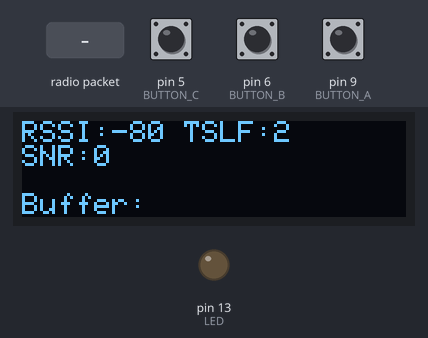
The sketch below on a simulated Arduino Uno, built for the host (arithmetic inside an expression is 32-bit, double 64-bit). Shown: 128×32 one-colour display, output pins drawn as LEDs (lit = HIGH). The test bench sets the inputs (shaded band); at power-on: pin 5 (BUTTON_C) HIGH, pin 9 (BUTTON_A) HIGH, pin 6 (BUTTON_B) HIGH. The display library's start-up logo is not drawn; no radio packets arrive unless stated; pins used as bus, display or sensor lines are not drawn.

Above: at 2.6 s.
2.7 s: pin 5 (BUTTON_C) pulled LOW for 0.15 s
At 3.4 s:
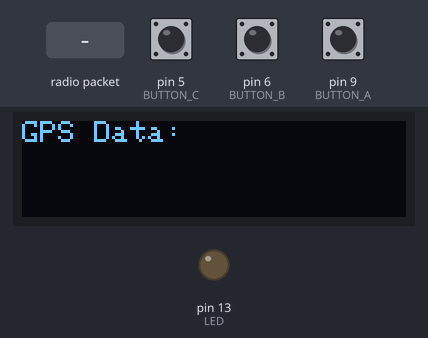
4.3 s: pin 9 (BUTTON_A) pulled LOW for 0.15 s
At 7.1 s:
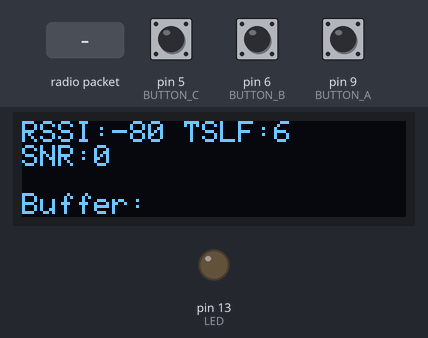
7.4 s: pin 6 (BUTTON_B) pulled LOW for 0.15 s
At 8.2 s:
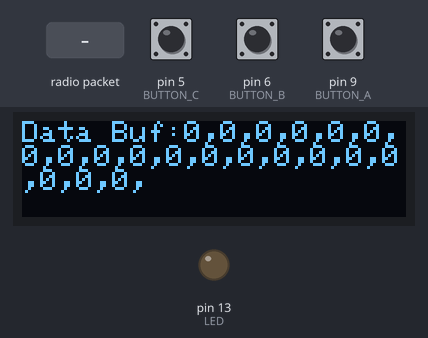
9.0 s: radio packet "1" arrives
At 10.5 s:
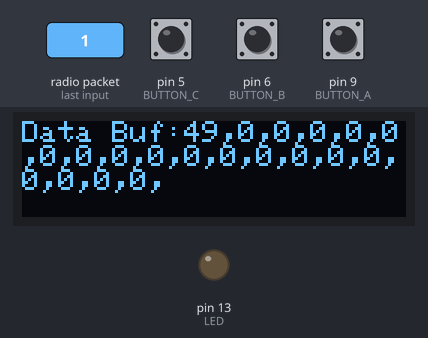
11.5 s: pin 9 (BUTTON_A) pulled LOW for 1 s
At 12.9 s:
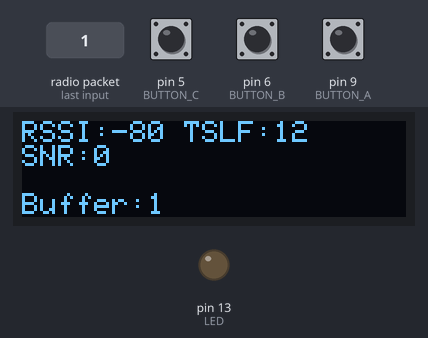
15.5 s: pin 5 (BUTTON_C) pulled LOW for 1 s
At 16.8 s:
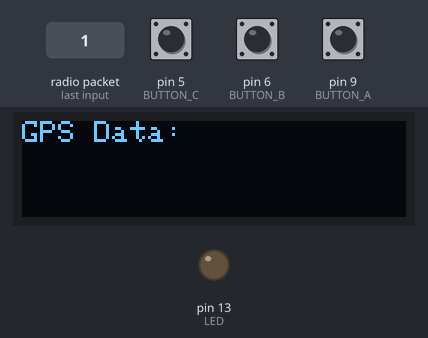
Timing chart, 0 to 18.5 s (numbered marks = the images above; inputs shaded):
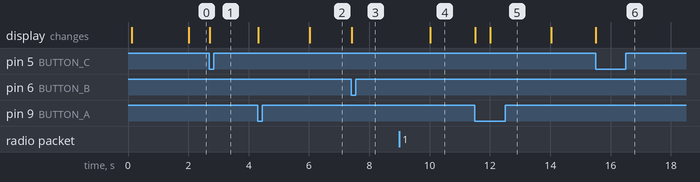

The sketch:

feather_datalogger_RX_wscreen.ino
```cpp
//Feather Receiver Code
//Author: Jonathan Chen
//Modifications by: Cameron Blegen

//Used for the LoRa 900 MHz Radio Feather M0 being used as a receiver.
//Make sure to plug the uFl cable into an antenna and the usb port into a computer to save data.
#include <SPI.h>
#include <Wire.h>
#include <RH_RF95.h>
#include <Adafruit_SSD1306.h>

//from MSP430 firmware
#define PACKET_LEN 0x79

//for feather m0 RFM9x
#define RFM95_CS 8
#define RFM95_RST 4
#define RFM95_INT 3

// Change to 434.0 or other frequency, must match RX's freq!
#define RF95_FREQ 912.0

#define RF95_TXPOWER 20
#define RF95_SPREADINGFACTOR 10
#define RF95_SIGNALBW 500000 //doesn't do anything
#define THISADDRESS 0xFC
#define ACCEPTEDADDRESS 0xFB

// Blink on receipt
#define LED 13

#define BUTTON_A  9
#define BUTTON_B  6
#define BUTTON_C  5

RH_RF95 rf95(RFM95_CS, RFM95_INT); // Singleton instance of the radio driver
Adafruit_SSD1306 display = Adafruit_SSD1306(128, 32, &Wire);

//store telemtry data
  uint8_t hour;             ///< GMT hours
  uint8_t minute;           ///< GMT minutes
  uint8_t seconds;          ///< GMT seconds
  uint8_t year;             ///< GMT year
  uint8_t month;            ///< GMT month
  uint8_t day;              ///< GMT day

  float latitude = 0;   ///< Floating point latitude value in degrees/minutes as received from the GPS (DDMM.MMMM)
  float longitude = 0;  ///< Floating point longitude value in degrees/minutes as received from the GPS (DDDMM.MMMM)

  float altitude;           ///< Altitude in meters above MSL
  float spd;                ///< Current speed over ground in knots
  float angle;              ///< Course in degrees from true north

  char lat;                 ///< N/S
  char lon;                 ///< E/W

  boolean fix = 0;
  uint8_t fixquality = 0;   ///< Fix quality (0, 1, 2 = Invalid, GPS, DGPS)
  uint8_t satellites;       ///< Number of satellites in use

  float OWT = 0;            ///< OneWire Temperature Reading(degrees C)
  float AT = 0;             ///< Analog Temperature Reading(degrees C)
  float RBT = 0;            ///< Red Board Temperature Reading(degrees C)

  float X = 0;            ///< Acceleration X-Axis
  float Y = 0;            ///< Acceleration Y-Axis
  float Z = 0;            ///< Acceleration Z-Axis

bool dataComplete = false;  ///< Flags when all values have been read to update OLED
int displayMode = 0;        ///< Screen display mode(0 = RSSI, Time, Date, Fix, Quality, Satellites;
                            /// 1 = Lat, Lon, Speed, Angle, Altitude; 2 = OWT, AT, RBT, Acceleration)
int timeOfLastSignal = 0;   ///< Helps to indicate how long ago the last transmission was
uint32_t timer = millis();  ///< Keeps track of when to refresh screen

// for message from radio
uint8_t buf[RH_RF95_MAX_MESSAGE_LEN];
uint8_t len = sizeof(buf);

void setup()
{
  pinMode(LED, OUTPUT);
  pinMode(RFM95_RST, OUTPUT);
  digitalWrite(RFM95_RST, HIGH);

  //--Serial Setup--//
  Serial.begin(115200);
  //while (!Serial) {
  //  delay(1);
  //}
  delay(100);

  //Serial.println("Feather LoRa RX Test!");
  //--END Serial Setup--//

  //--Radio Setup--//
  // manual reset
  digitalWrite(RFM95_RST, LOW);
  delay(10);
  digitalWrite(RFM95_RST, HIGH);
  delay(10);

  while (!rf95.init()) {
    //Serial.println("LoRa radio init failed");
    //Serial.println("Uncomment '#define SERIAL_DEBUG' in RH_RF95.cpp for detailed debug info");
    while (1);
  }
  //Serial.println("LoRa radio init OK!");

  // Defaults after init are 434.0MHz, modulation GFSK_Rb250Fd250, +13dbM
  if (!rf95.setFrequency(RF95_FREQ)) {
    //Serial.print("setFrequency failed");
    while (1);
  }
  //Serial.print("Set Freq to: "); Serial.println(RF95_FREQ);
  rf95.setSpreadingFactor(RF95_SPREADINGFACTOR); //sets spreading factor
  //rf95.setSignalBandwidth(RF95_SIGNALBW); //sets bandwidth

  // Defaults after init are 434.0MHz, 13dBm, Bw = 125 kHz, Cr = 4/5, Sf = 128chips/symbol, CRC on

  // The default transmitter power is 13dBm, using PA_BOOST.
  // If you are using RFM95/96/97/98 modules which uses the PA_BOOST transmitter pin, then
  // you can set transmitter powers from 5 to 23 dBm:
  rf95.setTxPower(RF95_TXPOWER, false);
  rf95.setPromiscuous(false);
  rf95.setThisAddress(THISADDRESS); //sets unique address for radio so it doesn't get unintended data
  rf95.setHeaderTo(ACCEPTEDADDRESS);
  rf95.setHeaderFrom(THISADDRESS);

  //--END Radio Setup--//

  //--OLED Setup--//
  display.begin(SSD1306_SWITCHCAPVCC, 0x3C); // Address 0x3C for 128x32
  //Serial.println("OLED begun");
  display.display();

  delay(1000);

  // Clear the buffer.
  display.clearDisplay();
  display.display();

  display.setTextSize(1);
  display.setTextColor(WHITE);
  display.setCursor(0,0);

  pinMode(BUTTON_A, INPUT_PULLUP);
  pinMode(BUTTON_B, INPUT_PULLUP);
  pinMode(BUTTON_C, INPUT_PULLUP);

  //--END OLED Setup--//
}

void loop()
{
  unsigned int i;
  //--Serial Loop--//--send message
  /*char input[RH_RF95_MAX_MESSAGE_LEN];
  if (Serial.available() > 0) {
    digitalWrite(LED, HIGH);
    int bytesRead = Serial.readBytes(input, RH_RF95_MAX_MESSAGE_LEN);
    //--Radio Loop--//
    rf95.send((uint8_t*)input, bytesRead);
    digitalWrite(LED, LOW);
    //--END Radio Loop--//
  }*/
  //--END Serial Loop--//

  //--Radio Loop--//--receive message
  if (rf95.available())
  {
    // Store new message
    //uint8_t buf[RH_RF95_MAX_MESSAGE_LEN];
    //uint8_t len = sizeof(buf);

    if (rf95.recv(buf, &len))
    {
      if (rf95.headerFrom() == ACCEPTEDADDRESS) {
        //make sure the from radio has the correct address
        digitalWrite(LED, HIGH);
        Serial.print('['); //start character
        for(i=0;i<len;i++){
          Serial.print(buf[i]);
          Serial.print(',');
        }
        Serial.print("RSSI");
        Serial.print(rf95.lastRssi(), DEC);
        Serial.print(',');
        Serial.print("SNR");
        Serial.print(rf95.lastSNR(), DEC);
        Serial.print(']');
        Serial.println("");

        //RH_RF95::printBuffer("", buf, len);
        //RH_RF95::printBuffer("Received: ", buf, len);
        //Serial.print("Got: ");
        //Serial.println((char*)buf);
        /*if (buf[0] == 'Z') {    //newline for readability in serial
          Serial.println();
        }
        if (buf[0] != 'Z') {
          Serial.print("RSSI:");
          Serial.println(rf95.lastRssi(), DEC);
          Serial.print("SNR: ");
          Serial.println(rf95.lastSNR());
        }*/
        digitalWrite(LED, LOW);

        //processData((char*)buf);
        timeOfLastSignal = millis();
      //}
    }
    else
    {
      //Serial.println("Receive failed");
    }
  }
}
  //--END Radio Loop--//

  //--OLED Display Loop--//
  if(!digitalRead(BUTTON_A)) {
    displayMode = 0;
    updateScreen();
  }
  if(!digitalRead(BUTTON_B)) {
    displayMode = 1;
    updateScreen();
  }
  if(!digitalRead(BUTTON_C)) {
    displayMode = 2;
    updateScreen();
  }

  //if millis() wraps around, reset timer
  if (timer > millis()) timer = millis();
  //refresh screen every ~2 seconds
  if (millis() - timer > 2000) {
    timer = millis();
    updateScreen();
  }
  //if (dataComplete) {
  //  dataComplete = false;
  //}
  //--END OLED DisplayLoop--//
}

/*//processes buffer and assigns to the appropriate variables
void processData(char* buf) {
  char* value;
  //decision tree for which variable to assign
  if (buf[0] == 'T') { //time
    value = (char*)strtok(buf, ":");
    value = (char*)strtok(NULL, ":"); //skip time label
    int i = 0; //index hour, minute, seconds
    while (value != NULL) {
      if (i == 0) {
        hour = atoi(value);
      }
      else if (i == 1) {
        minute = atoi(value);
      }
      else if (i == 2) {
        seconds = atoi(value);
      }
      value = strtok (NULL, ":");
      i += 1;
    }
  }
  else if (buf[0] == 'D') { //date
    value = (char*)strtok(buf, ":");
    value = (char*)strtok(NULL, ":");
    int i = 0;
    while (value != NULL) {
      if (i == 0) {
        day = atoi(value);
      }
      else if (i == 1) {
        month = atoi(value);
      }
      else if (i == 2) {
        year = atoi(value);
      }
      value = strtok (NULL, ":");
      i += 1;
    }
  }
  else if (buf[0] == 'F') { //fix/quality data
    value = (char*)strtok(buf, ":");
    value = (char*)strtok(NULL, ":"); //fix
    fix = (int)(value[0]-'0');
    value = (char*)strtok(NULL, ":"); //quality
    fixquality = atoi(value);
  }
  else if (buf[0] == 'L') { //GPS location data
    if (buf[1] == 'a') { //latitude
      value = (char*)strtok(buf, ":");
      value = (char*)strtok(NULL, ":");
      latitude = atof(value);
      value = (char*)strtok(NULL, ":");
      lat = value[0];
    }
    else if (buf[1] == 'o') { //longitude
      value = (char*)strtok(buf, ":");
      value = (char*)strtok(NULL, ":");
      longitude = atof(value);
      value = (char*)strtok(NULL, ":");
      lon = value[0];
    }
  }
  else if (buf[0] == 'S') {//GPS speed and satellites
    if (buf[1] == 'p') {
      value = (char*)strtok(buf, ":");
      value = (char*)strtok(NULL, ":");
      spd = atof(value);
    }
    else if (buf[1] == 'a') {
      value = (char*)strtok(buf, ":");
      value = (char*)strtok(NULL, ":");
      satellites = atoi(value);
    }
  }
  else if (buf[0] == 'A') {//Angle, Altitude, and Analog sensor
    if (buf[1] == 'n') {
      if (buf[2] == 'g') {//Angle
        value = (char*)strtok(buf, ":");
        value = (char*)strtok(NULL, ":");
        angle = atof(value);
      }
      else if (buf[2] == 'a') {//Analog
        value = (char*)strtok(buf, ":");
        value = (char*)strtok(NULL, ":");
        AT = atof(value);
      }
    }
    else if (buf[1] == 'l') {//Altitude
      value = (char*)strtok(buf, ":");
      value = (char*)strtok(NULL, ":");
      altitude = atof(value);
    }
  }
  else if (buf[0] == 'O') {//OneWire sensor
    value = (char*)strtok(buf, ":");
    value = (char*)strtok(NULL, ":");
    OWT = atof(value);
  }
  else if (buf[0] == 'R') {//Red Board sensor
    value = (char*)strtok(buf, ":");
    value = (char*)strtok(NULL, ":");
    RBT = atof(value);
  }
  else if (buf[0] == 'X') {//Accelerometer X
    value = (char*)strtok(buf, ":");
    value = (char*)strtok(NULL, ":");
    X = atof(value);
  }
  else if (buf[0] == 'Y') {//Accelerometer Y
    value = (char*)strtok(buf, ":");
    value = (char*)strtok(NULL, ":");
    Y = atof(value);
  }
  else if (buf[0] == 'Z') {//Accelerometer Z
    value = (char*)strtok(buf, ":");
    value = (char*)strtok(NULL, ":");
    Z = atof(value);
    //signal end of transmission
    dataComplete = true;
  }
}
*/
void updateScreen() {
  display.clearDisplay();
  display.setCursor(0,0);
  switch(displayMode) {
    case 0:
    updateScreen0(); break;
    case 1:
    updateScreen1(); break;
    case 2:
    updateScreen2(); break;
    default: break;//Serial.println("You messed up your display modes somehow");
  }
  display.display();
}

void updateScreen0() {
  int i;
  //RSSI, Time, Date, Fix, Quality, Satellites
  display.print("RSSI:");
  display.print(rf95.lastRssi(), DEC);
  display.println(" TSLF:" + (String)((millis()-timeOfLastSignal)/1000));
  //format time to have 0's for single digit numbers
  //SNR
  display.print("SNR:");
  display.println(rf95.lastSNR());
  display.println("");
  display.print("Buffer:");
  display.print((char*)buf);

}

void updateScreen1() {
  int i;
  display.print("Data Buf:");
        for(i=0;i<20;i++){
          display.print(buf[i]);
          display.print(',');
        }
  display.println("");
  display.println("");
  display.print("Data says: The earth is flat");
  }

void updateScreen2() {
  int i;
  display.print("GPS Data:");
        for(i=20;i<len;i++){
          display.print((char)buf[i]);
        }
  }
```

Measured:
- after the input at 2.7 s, the display: changes at once (image 1)
- after the input at 4.3 s, the display: first changes at once (image 2 shows a later state)
- after the input at 7.4 s, the display: changes at once (image 3)
- after the input at 9.0 s, the display: changes after 1.0 s (image 4)
- after the input at 11.5 s, the display: first changes at once (image 5 shows a later state)
- after the input at 15.5 s, the display: changes at once (image 6)
